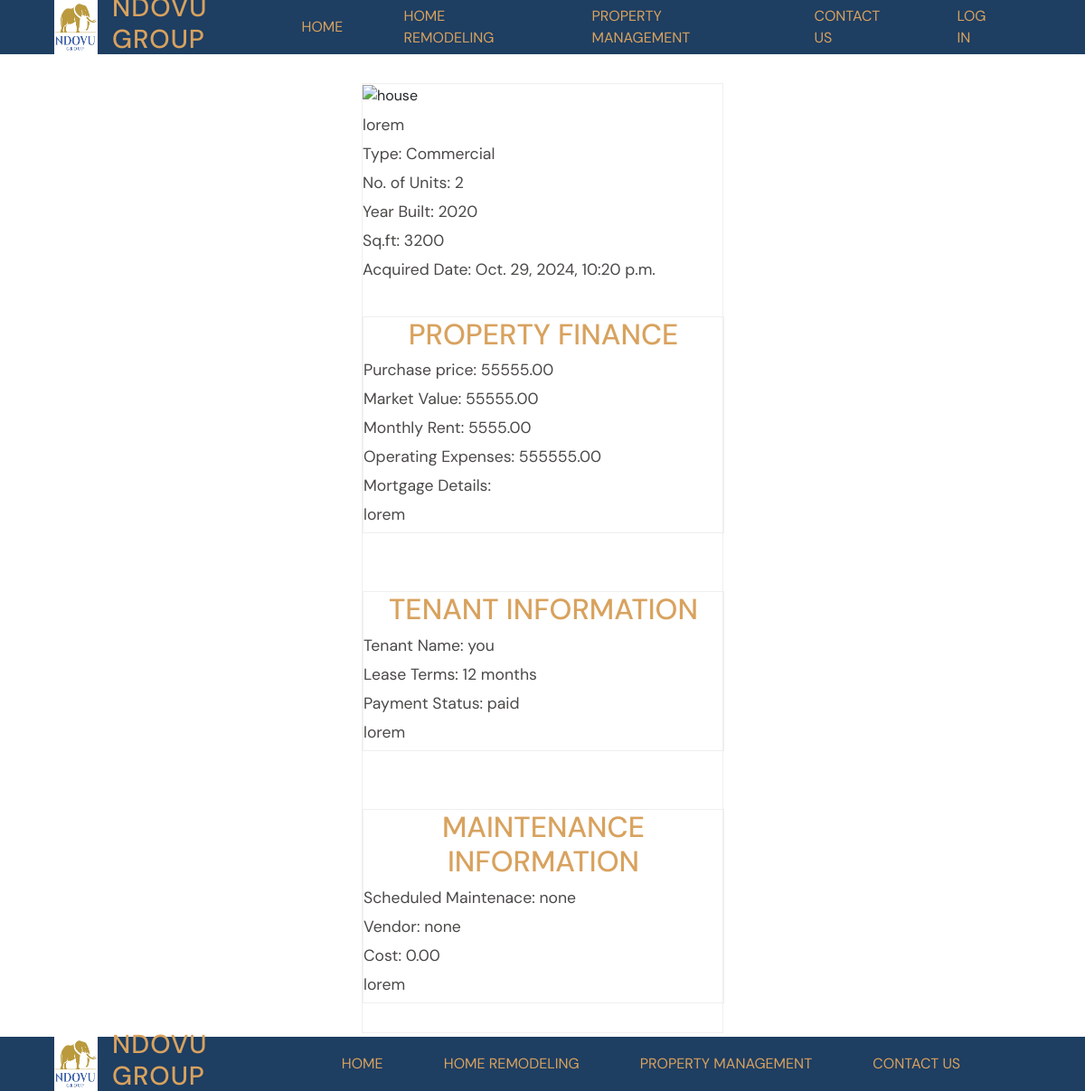
/property/21/, run on the app's committed database.
### property/models.py (models this page shows, shortened)
class PropertyManagement(models.Model):
    property_name = models.CharField(max_length=128)
    image = models.ImageField(upload_to="static/img")
    address = models.CharField(max_length=200)
    property_type = models.CharField(max_length=50)
    number_of_units = models.CharField(max_length=10)
    year_built = models.TextField()
    square_footage = models.CharField(max_length=10)
    acquired_date = models.DateTimeField(auto_now_add=True)
    def __str__(self):
        return self.property_name

class PropertyFinance(models.Model):
    purchase_price = MoneyField(max_digits=14, decimal_places=2, default_currency='USD')
    market_value = MoneyField(max_digits=14, decimal_places=2, default_currency='USD')
    monthly_rent = MoneyField(max_digits=14, decimal_places=2, default_currency='USD')
    operating_expenses = MoneyField(max_digits=14, decimal_places=2, default_currency='USD')
    mortgage_details = models.TextField()
    property = models.ForeignKey(PropertyManagement, null=True, blank=True, on_delete=models.CASCADE)

class PropertyTenantInfo(models.Model):
    name = models.CharField(max_length=128)
    lease_terms = models.CharField(max_length=50)
    rent_payment_status = models.CharField(max_length=10)
    property = models.ForeignKey(PropertyManagement, null=True, blank=True, on_delete=models.CASCADE)

class PropertyMaintenanceInfo(models.Model):
    scheduled_maintenance = models.CharField(max_length=128)
    vendor = models.CharField(max_length=50)
    cost = MoneyField(max_digits=14, decimal_places=2, default_currency='USD')
    property = models.ForeignKey(PropertyManagement, null=True, blank=True, on_delete=models.CASCADE)

### property/views.py (the view)
# urls.py: path("<int:pk>/", views.PropertyDetailView.as_view(), name="property_detail"),
class PropertyDetailView(DetailView): # read single, reads a single copy for read-only
        template_name = "property/property_detail.html"
        model = PropertyManagement
        def get_context_data(self, **kwargs):
                context = super().get_context_data(**kwargs)
                property = self.object
                finance = PropertyFinance.objects.filter(property=property).first()
                context["propertyfinance"] = finance
                tenant =  PropertyTenantInfo.objects.filter(property=property).first()
                context["propertytenantinfo"] = tenant
                maintenance = PropertyMaintenanceInfo.objects.filter(property=property).first()
                context["propertymaintenanceinfo"] = maintenance
                return context

### templates/property/property_detail.html (shortened to what this page needs)
{% extends 'base.html' %} {% load static %}  {% block content %}
<div class="projects-list center-row">
  <div class="project-card">
    <img src="" alt="house" />
    <p>{{ propertymanagement.property_name }}</p>
    <p>Type: {{ propertymanagement.property_type }}</p>
    <p>No. of Units: {{ propertymanagement.number_of_units }}</p>
    <p>Year Built: {{ propertymanagement.year_built }}</p>
    <p>Sq.ft: {{ propertymanagement.square_footage }}</p>
    <p>Acquired Date: {{ propertymanagement.acquired_date }}</p>
    <div class="projects-list center-row project-card">
      <h1>Property Finance</h1>
      <p>Purchase price: {{ propertyfinance.purchase_price }}</p>
      <p>Market Value: {{ propertyfinance.market_value }}</p>
      <p>Monthly Rent: {{ propertyfinance.monthly_rent }}</p>
      <p>Operating Expenses: {{ propertyfinance.operating_expenses }}</p>
      <p>Mortgage Details: {{ propertyfinance.mortgage_detail }}</p>
      <p>{{ propertyfinance.property }}</p>
    </div>
    <div class="projects-list center-row project-card">
      <h1>Tenant Information</h1>
      <p>Tenant Name: {{ propertytenantinfo.name }}</p>
      <p>Lease Terms: {{ propertytenantinfo.lease_terms }}</p>
      <p>Payment Status: {{ propertytenantinfo.rent_payment_status }}</p>
      <p>{{ propertytenantinfo.property }}</p>
    </div>
    <div class="projects-list center-row project-card">
      <h1>Maintenance Information</h1>
      <p>
        Scheduled Maintenace: {{ propertymaintenanceinfo.scheduled_maintenance }} </p>
      <p>Vendor: {{ propertymaintenanceinfo.vendor }}</p>
      <p>Cost: {{ propertymaintenanceinfo.cost }}</p>
      <p>{{ propertymaintenanceinfo.property }}</p>
    </div>
  </div>
</div>
{% endblock content %}

### static/css/base.css (style rules this page uses)
:root { --secondary-color-600: #d8a25e; --neutral-color: #4a4947; --neutral-color: #4a4947; --background-color: #fdfdfd; --surface-color: #1e3e62; --Merriweather-font: "Merriweather", sans-serif; --DM-font: "DM Sans", sans-serif; }
* { font-family: var(--DM-font); margin: 0; padding: 0; text-decoration: none; }
html { font-size: 16px; background-color: var(--background-color); }
h1 { color: var(--secondary-color-600); font-size: 2rem; text-transform: uppercase; text-align: center; }
p { color: var(--neutral-color); line-height: 1.5rem; font-size: 1.1rem; }
.center-row { display: flex; justify-content: center; align-items: center; }

### static/css/section.css (style rules this page uses)
.projects-list { margin: 2rem 0px; }
.project-card { width: 400px; display: inline-block; border: 1px solid #efefed; margin-bottom: 2rem; }
.project-card p { width: 90%; margin: 0.5rem 0; }
.project-card img { height: 200px; }

### data on the page
PropertyManagement: property_name "lorem", property_type "Commercial", number_of_units "2", year_built "2020", square_footage "3200", acquired_date "Oct. 29, 2024, 10:20 p.m."
PropertyFinance: purchase_price "55555.00", market_value "55555.00", monthly_rent "5555.00", operating_expenses "555555.00", property "lorem"
PropertyTenantInfo: name "you", lease_terms "12 months", rent_payment_status "paid", property "lorem"
PropertyMaintenanceInfo: scheduled_maintenance "none", vendor "none", cost "0.00", property "lorem"
